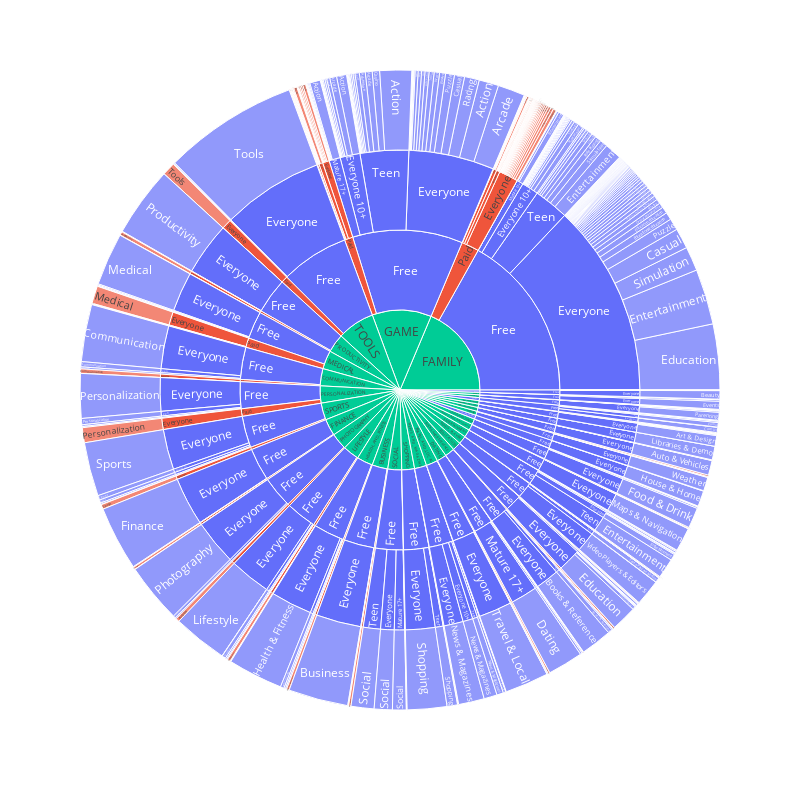

Here is the notebook cell this chart was saved with:
### Code cell
#sunburst plot
import plotly.express as px
# sunburst plot on Google App Store Dtaase
fig = px.sunburst(df, 
                  path=['Category', 'Type', 'Content Rating', 'Genres'], 
                  values='Rating', color='Type',
                  hover_data=['Price', 'Rating']) # use hover_data instead of customdata

# increase the size of sunburst chart
fig.update_layout(width=800, height=800)    
fig.show()

# Save the plot in outpyt html folder
fig.write_html(r"C:/Users/mnsai/Desktop/Python/AI-and-DS/Output/HTMLF/08_sunburst.html")

### Figure 1 — Plotly figure (JSON) as saved in the notebook; plotly's stock layout.template omitted (floating-point values rounded to 4 significant figures; data arrays with more than 128 entries replaced by an {"elided": "..."} marker saying what was removed)
{"data": [{"branchvalues": "total", "customdata": {"elided": "669x3 mixed values"}, "domain": {"x": [0, 1], "y": [0, 1]}, "hovertemplate": "labels=%{label}<br>Rating=%{customdata[1]}<br>parent=%{parent}<br>id=%{id}<br>Price=%{customdata[0]}<br>Type=%{customdata[2]}<extra></extra>", "ids": {"elided": "669 str values"}, "labels": {"elided": "669 str values"}, "marker": {"colors": {"elided": "669 str values"}}, "name": "", "parents": {"elided": "669 str values"}, "type": "sunburst", "values": {"elided": "669 float values"}}], "layout": {"height": 800, "legend": {"tracegroupgap": 0}, "margin": {"t": 60}, "width": 800}}
